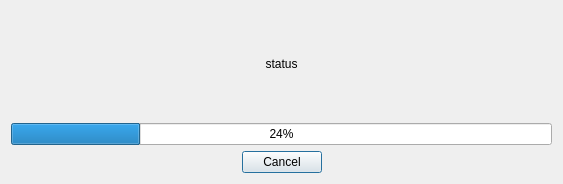
<?xml version="1.0" encoding="UTF-8"?>
<ui version="4.0">
 <class>OperationDialog</class>
 <widget class="QDialog" name="OperationDialog">
  <property name="geometry">
   <rect>
    <x>0</x>
    <y>0</y>
    <width>563</width>
    <height>184</height>
   </rect>
  </property>
  <property name="windowTitle">
   <string>Dialog</string>
  </property>
  <layout class="QVBoxLayout" name="verticalLayout">
   <item>
    <widget class="QLabel" name="m_statusLabel">
     <property name="text">
      <string>status</string>
     </property>
     <property name="alignment">
      <set>Qt::AlignCenter</set>
     </property>
     <property name="wordWrap">
      <bool>true</bool>
     </property>
    </widget>
   </item>
   <item>
    <widget class="QProgressBar" name="m_progressBar">
     <property name="value">
      <number>24</number>
     </property>
    </widget>
   </item>
   <item>
    <widget class="QDialogButtonBox" name="m_buttonBox">
     <property name="orientation">
      <enum>Qt::Horizontal</enum>
     </property>
     <property name="standardButtons">
      <set>QDialogButtonBox::Cancel</set>
     </property>
     <property name="centerButtons">
      <bool>true</bool>
     </property>
    </widget>
   </item>
  </layout>
 </widget>
 <resources/>
 <connections>
  <connection>
   <sender>m_buttonBox</sender>
   <signal>accepted()</signal>
   <receiver>OperationDialog</receiver>
   <slot>accept()</slot>
   <hints>
    <hint type="sourcelabel">
     <x>248</x>
     <y>254</y>
    </hint>
    <hint type="destinationlabel">
     <x>157</x>
     <y>274</y>
    </hint>
   </hints>
  </connection>
  <connection>
   <sender>m_buttonBox</sender>
   <signal>rejected()</signal>
   <receiver>OperationDialog</receiver>
   <slot>reject()</slot>
   <hints>
    <hint type="sourcelabel">
     <x>316</x>
     <y>260</y>
    </hint>
    <hint type="destinationlabel">
     <x>286</x>
     <y>274</y>
    </hint>
   </hints>
  </connection>
 </connections>
</ui>
